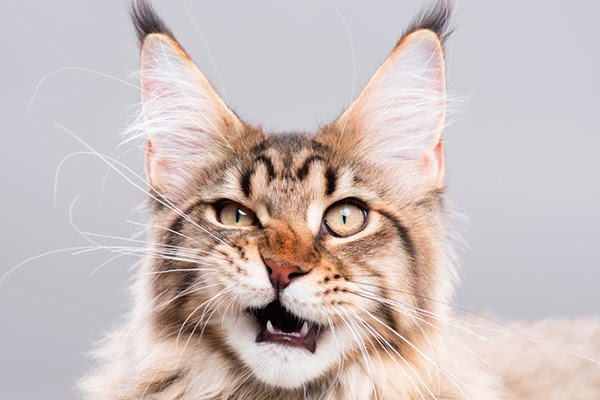
#> input picture cat.jpg, 600 x 400 px
$ jupyter execute --allow-errors OpenCVEjemplo1.ipynb
#> lines starting #> are read from the running program, lines starting #| are printed output that depends on the picture; after the words box and inside, x2 and y2 are one past the last pixel; in counts of white or black regions, pixels touching at a corner belong together
<a href="https://colab.research.google.com/github/DonRoboto/OpenCV/blob/master/OpenCVEjemplo1.ipynb" target="_parent"></a>

# Procesamiento de imágenes en python

[cell 1]
import matplotlib.pyplot as plt
import numpy as np
from keras.preprocessing import image as image_utils
import cv2
import imutils

# Lectura de las imágenes

[cell 2]
imagen = cv2.imread('cat.jpg')
#> imagen is the input picture: shape (400, 600, 3); mean B, G, R 188.6, 190.5, 203.1
imagen = cv2.cvtColor(imagen, cv2.COLOR_RGB2BGR)
plt.imshow(imagen)
plt.axis('off')
plt.show()

[cell 3]
imagen.shape
#> Out = (400, 600, 3)

#> (a cell that did not finish here is left out)

[cell 5]
img_gray = cv2.cvtColor(imagen, cv2.COLOR_BGR2GRAY)
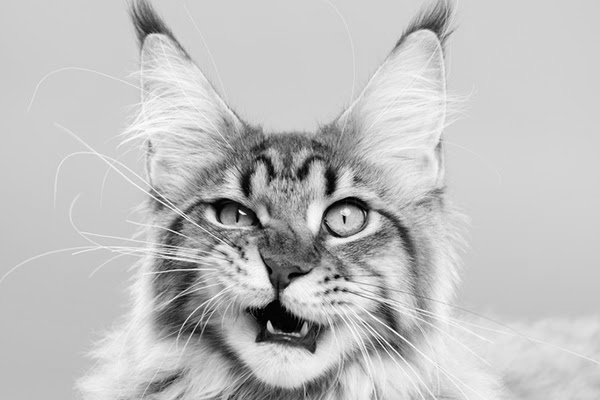
#> img_gray: shape (400, 600); min 0, max 254, mean 191.5
plt.imshow(img_gray, cmap='gray')
plt.show()

[cell 6]
img_gray.shape
#> Out = (400, 600)

#> (a cell that did not finish here is left out)

#> (a cell that did not finish here is left out)

#> (a cell that did not finish here is left out)

#> (a cell that did not finish here is left out)

#> (a cell that did not finish here is left out)

#> (a cell that did not finish here is left out)

[cell 13]
img_canny = cv2.Canny(img_gray.astype('uint8'), 150,200)
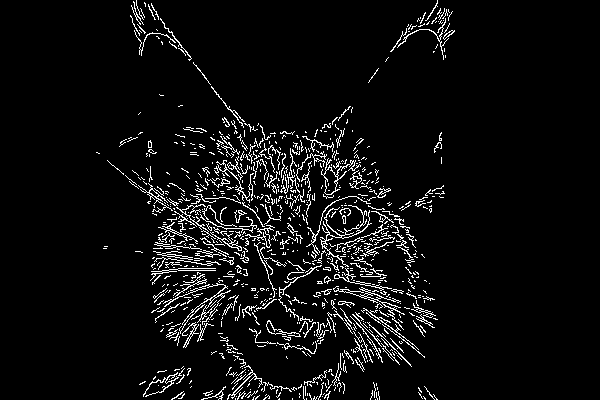
#> img_canny: shape (400, 600); 5.5% white in thin lines or dots, all inside (x1, y1, x2, y2) = (96, 0, 455, 400)
plt.imshow(img_canny, cmap='gray')
plt.show()
